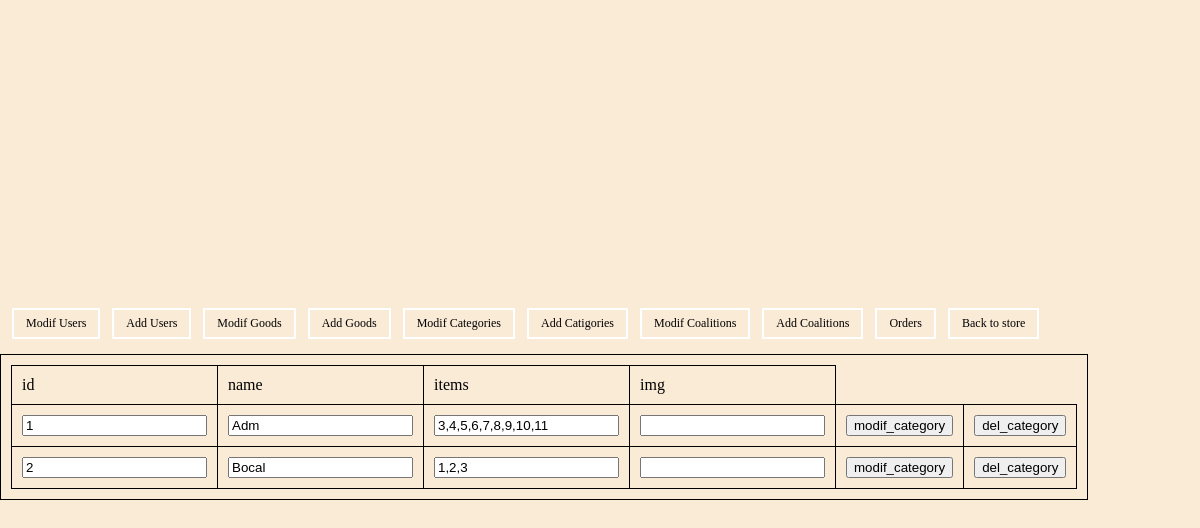
Screenshot of /admin.php?action=category-modif with the database file from the repository.
### tables this page shows
CREATE TABLE `category` (
  `id` int(11) NOT NULL,
  `name` varchar(128) NOT NULL,
  `items` text NOT NULL,
  `img` varchar(10000) DEFAULT NULL
);

### db.php (called while the page is built, shortened)
<?php
$db = 'online_store';
?>

### admin_query.php (called while the page is built, shortened)
<?php
function get_rows($table)
{
	include('db.php');
	$res = array();
	$query = mysqli_query($connection, "SHOW FIELDS FROM $table");
	while (($row = mysqli_fetch_assoc($query))) {
		$res[] = $row['Field'];
	}
	return $res;
}
?>

### get_query.php (called while the page is built, shortened)
<?php
function get_all_category()
{
	include ('db.php');
	$ret = array();
	$query = mysqli_query($connection, "SELECT * FROM category");
	while (($row = mysqli_fetch_assoc($query))) {
		$ret[] = $row;
	}
	return $ret;
}
?>

### admin.php (the view, shortened to what this page needs)
<!DOCTYPE html>
<html>
<head>
    <link rel="stylesheet" type="text/css" href="stock_style.css">
</head>
<body>
<div class = "header_image"></div>
<div id="menu">
    <ul>
      <li><a href="admin.php?action=user-modif">Modif Users</a></li>
      <li><a href='admin.php?action=users-add'>Add Users</a></li>
      <li><a href='admin.php?action=goods-modif'>Modif Goods</a></li>
      <li><a href="admin.php?action=goods-add">Add Goods</a></li>
      <li><a href="admin.php?action=category-modif">Modif Categories</a></li>
      <li><a href='admin.php?action=category-add'>Add Catigories</a></li>
      <li><a href='admin.php?action=coalition-modif'>Modif Coalitions</a></li>
      <li><a href="admin.php?action=coalition-add">Add Coalitions</a></li>
      <li><a href='admin.php?action=orders'>Orders</a></li>
      <li><a href='index.php'>Back to store</a></li>
    </ul>
</div>
  <br/>
  <br/>
  <br/>
<?php
  include('admin_query.php');
  include('get_query.php');
  if ($_GET['action'])
  {
    switch ($_GET['action'])
    {
      case 'category-modif':
        echo "<div class='table'><form action='admin_make_action.php' method='post'>";
        echo "<table><tr>";
        $headers = get_rows('category');
        foreach ($headers as $value) {
            echo "<td>$value</td>";
        }
        echo "</tr>";
        echo "<tr>";
        $categories = get_all_category();
        foreach ($categories as $category) {
          foreach ($headers as $value) {
            if ($value == 'items')
            {
              $arr = unserialize($category[$value]);
              $str = implode(",", $arr);
              echo "<td><div><input type='text' name='$value' value='$str'/></div></td>";
            }
            else if ($value != 'name' && $value != 'id')
               echo "<td><div><input type='text' name='$value' value='$category[$value]'/></div></td>";
             else
              echo "<td><div><input type='text' readonly name='$value' value='$category[$value]'/></div></td>";
          }
          echo "<td><div><input type='submit' name='action' value='modif_category'></input></div></td>";
          echo "<td><div><input type='submit' name='action' value='del_category'></input></div></td>";
          echo "</tr>";
        }
        echo "</table></div'></form></div>";
        break;
    }
  }
?>
</body>
</html>

### stock_style.css (style rules this page uses)
html, head, body { width:100%; margin:0; padding:0; font-family:Verdana; height: 100vh; background-color: #FAEBD7; }
a { color:black; text-decoration: none; }
#menu { margin: auto; text-align: center; margin-top: 1vh; float:left; }
#menu ul li { margin: 0; padding: 0; float: left; list-style: none; margin-left: 1vw; }
#menu ul { margin: 0; padding: 0; display: inline-block; vertical-align: top; }
#menu a { display: inline-block; padding: 0.5vw 1vw; font-size: 1vw; border: 2px solid white; }
.header_image { content: url("http://wpsites.net/wp-content/uploads/2013/02/diamond.png"); display:block; width:100%; height:300px; }
.table { display: table; }
.table>* { display: table-row; }
.table>*>* { display: table-cell; }
table { border-collapse: collapse; }
table, th, td { padding-top: 10px; padding-bottom: 10px; padding-left: 10px; padding-right: 10px; border: 1px solid black; }

### rows the page displays
category: id "1", name "Adm", items "3,4,5,6,7,8,9,10,11"
category: id "2", name "Bocal", items "1,2,3"

### other values shown
$value "id"
$value "name"
$value "items"
$value "img"
